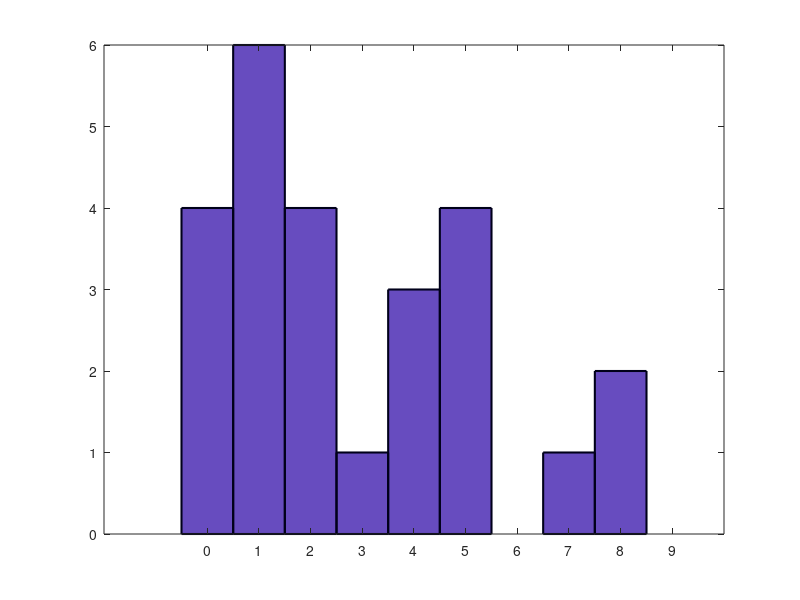

Write the MATLAB code that produced this figure.
clear all;
clc;
valores_locos = 5 + round( rand(5) * 100 ) / 10 / 2; # Genera 25 valores aleatorios entre el 5 y el 10
[x,y] = size(valores_locos);
k = 1;
for i = 1:x
  for j = 1:y
    valores_locos_2(k) = valores_locos(i,j) * rand(1); # Los multiplica por otro número entre 0 y 1
    k++;
  endfor
endfor
valores_locos_2
bins = [0:9];
hist(valores_locos_2, bins, "facecolor", [0.402 0.3 0.75], "edgecolor", [0.001 0.001 0.1],"linewidth",1.5);
colormap(winter())